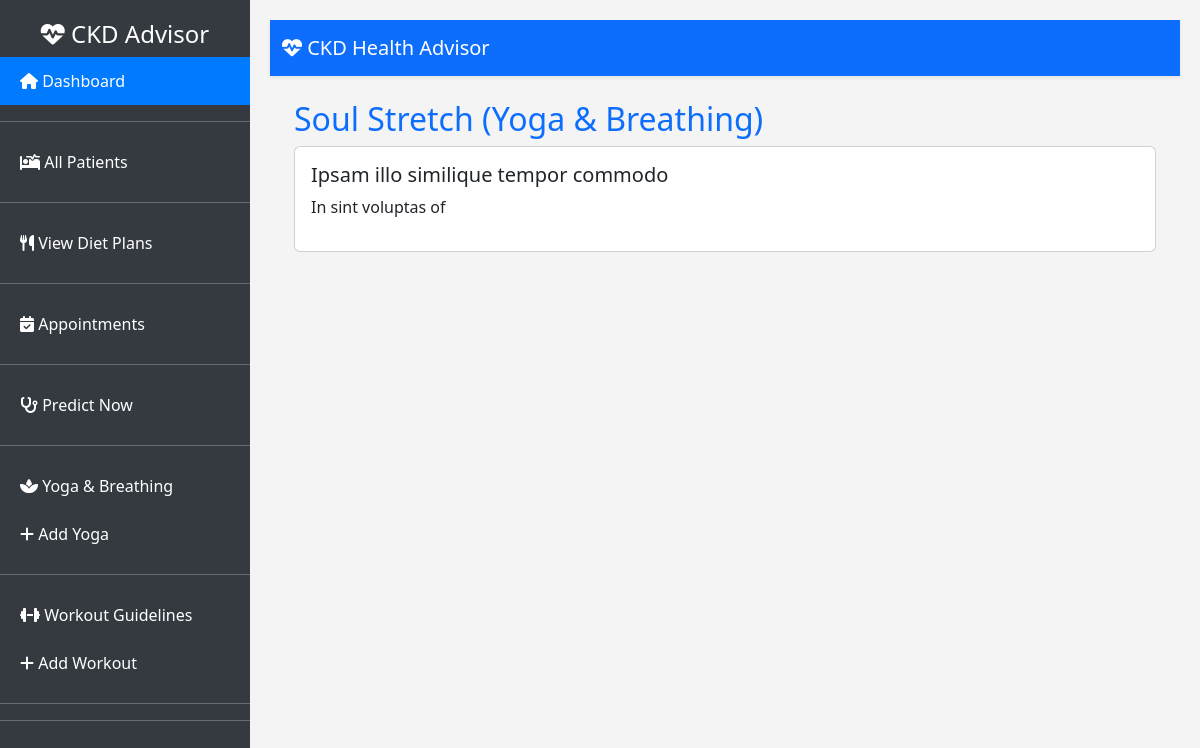
/soul-stretch/, run on an earlier commit of the app's database.
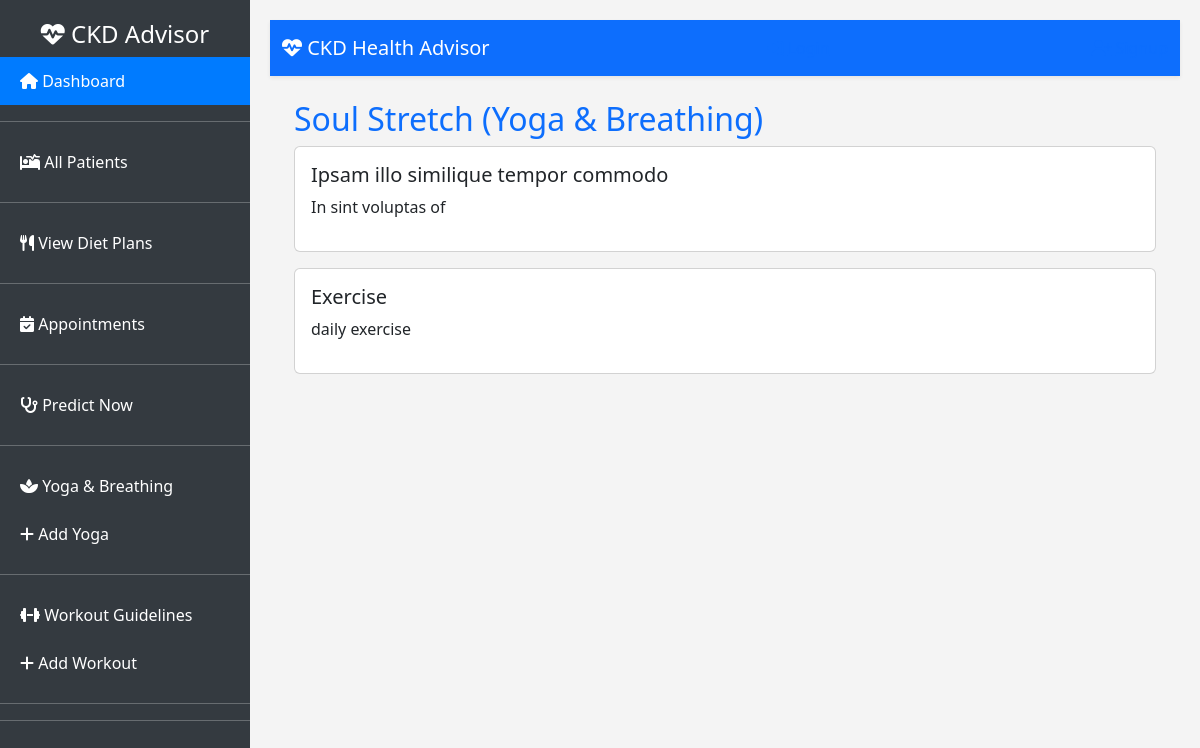
And on a later commit of the database.
### Accounts/models.py (models this page shows, shortened)
class SoulStretch(models.Model):
    title = models.CharField(max_length=100)
    description = models.TextField()
    image = models.ImageField(upload_to="yoga_images/", blank=True, null=True)
    video = models.FileField(upload_to="yoga_videos/", blank=True, null=True)

### Accounts/views.py (the view)
# urls.py: path("soul-stretch/", SoulStretchListView.as_view(), name="soul_stretch"),
class SoulStretchListView(ListView):
    model = SoulStretch
    template_name = "calories/soul_stretch.html"
    context_object_name = "stretches"

### templates/calories/soul_stretch.html (shortened to what this page needs)
{% extends "base.html" %}
{% block content %}
<div class="container mt-4">
    <h2 class="text-primary">Soul Stretch (Yoga & Breathing)</h2>
    {% for exercise in stretches %}
    <div class="card mb-3">
        <div class="card-body">
            <h5 class="card-title">{{ exercise.title }}</h5>
            <p>{{ exercise.description }}</p>
        </div>
    </div>
    {% endfor %}
</div>
{% endblock %}

What changed in the data, as far as the page shows it:
added SoulStretch: title "Exercise", description "daily exercise"
